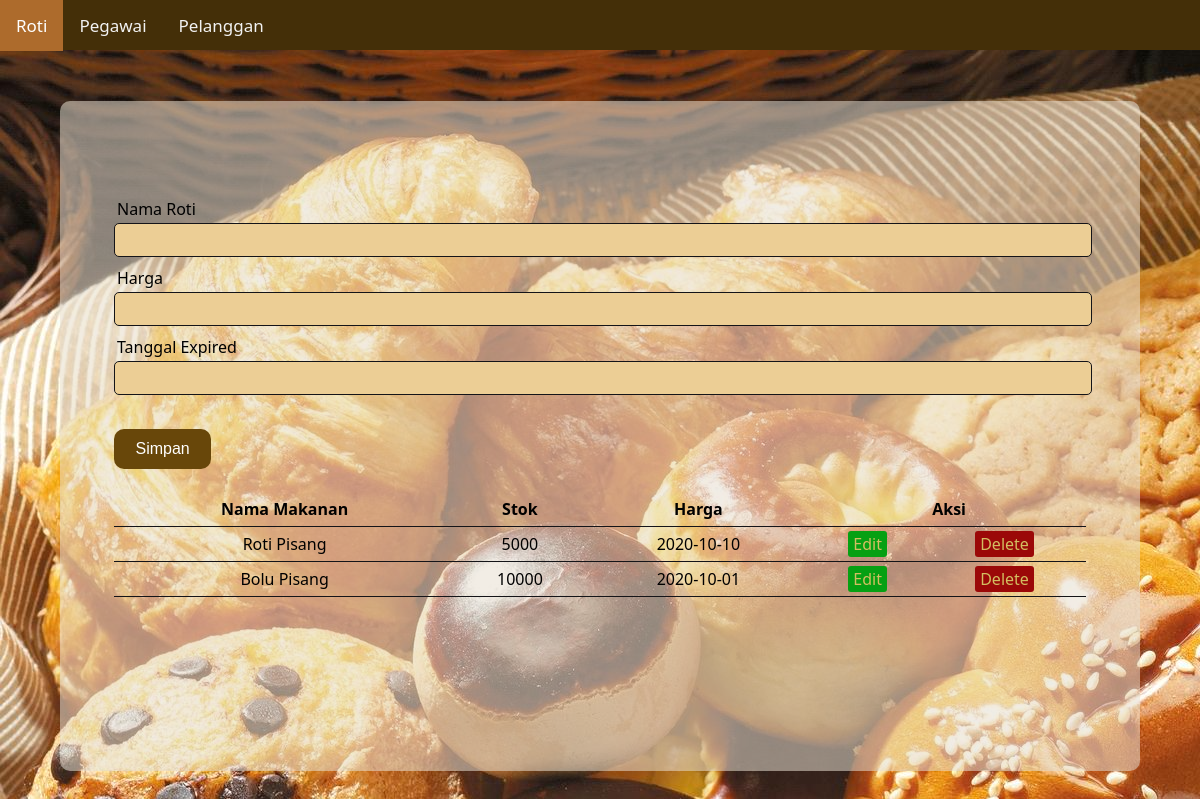
Screenshot of /roti.php with the database file from the repository.
### tables this page shows
CREATE TABLE IF NOT EXISTS `roti` (
  `id_roti` int(11) NOT NULL AUTO_INCREMENT,
  `nama_roti` varchar(20) NOT NULL,
  `harga_roti` int(40) NOT NULL,
  `exp_date` varchar(255) NOT NULL,
  PRIMARY KEY (`id_roti`)
);

### conn_roti.php (called while the page is built, shortened)
<?php
    $name_roti = "";
    $harga_roti = "";
    $expDate = "";
    $edit_state = false;
    $db = mysqli_connect('localhost', 'root', 'alfin99', 'tokoroti_db') or die ($db);
    $results = mysqli_query($db, "SELECT * FROM roti");
?>

### roti.php (the view, shortened to what this page needs)
<?php include('conn_roti.php');
?>
<!DOCTYPE html>
<html lang="en">
<head>
    <link rel="stylesheet" href="style_roti.css">
</head>
<body>
    <div class="header">
            <a class="active" href="roti.php">Roti</a>
            <a  href="pegawai.php">Pegawai</a>
            <a  href="pelanggan.php">Pelanggan</a>
    </div>
    <div class="container">
        <div class="form-input">
            <form method="post" action="conn_roti.php">
                <div class="input-group">
                    <label>Nama Roti</label>
                    <input type="text" name="nama_roti" value="<?php echo $name_roti; ?>">
                </div>
                <div class="input-group">
                    <label>Harga</label>
                    <input type="number" name="harga_roti" value="<?php echo $harga_roti; ?>">
                </div>
                <div class="input-group">
                    <label>Tanggal Expired</label>
                    <input type="text" name="exp_date" value="<?php echo $expDate; ?>">
                </div>
                <div class="input-group">
                    <?php if ($edit_state == false): ?>
                    <button type="submit" name="simpan" class="btn">Simpan</button>
                    <?php else: ?>
                    <button type="submit" name="ubah" class="btn">Ubah</button>
                    <?php endif ?>
                </div>
            </form>
        </div>
        <div class="table-data">
            <table>
                <thead>
                    <tr>
                        <th>Nama Makanan</th>
                        <th>Stok</th>
                        <th>Harga</th>
                        <th colspan="2">Aksi</th>
                    </tr>
                </thead>
                <tbody>
                    <?php while ($row = mysqli_fetch_array($results)) { ?>
                    <tr>
                        <td><?php echo $row['nama_roti']; ?></td>
                        <td><?php echo $row['harga_roti']; ?></td>
                        <td><?php echo $row['exp_date']; ?></td>
                        <td><a href="roti.php?edit=<?php echo $row['id_roti']; ?>" class="edit-btn">Edit</a></td>
                        <td><a href="conn_roti.php?del=<?php echo $row['id_roti']; ?>" class="del-btn">Delete</a></td>
                    </tr>
                    <?php } ?>
                </tbody>
            </table>
        </div>
    </div>
</body>
</html>

### style_roti.css (style rules this page uses)
body { margin: 0; padding: 0; display: flex; justify-content: center; align-items: center; min-height: 100vh; background-image: url(img/bread-rolls-buns.jpg); font-family: 'Segoe UI', Tahoma, Geneva, Verdana, sans-serif; }
.header { top: 0; left: 0; text-align: center; background-color: #442f08; position: fixed; list-style: none; color: #FFFF; width: 100%; height: 50px; z-index: 1; }
.header a { float: left; color: #f2f2f2; text-align: center; padding: 14px 16px; text-decoration: none; font-size: 17px; }
.header a.active { background-color: rgb(173, 107, 44); color: white; }
.container { position: relative; width: 90%; margin-top: 6%; height: 670px; border-radius: 10px; align-items: center; display: flex; justify-content: space-around; background: rgba(231, 222, 208, 0.548); }
.container .form-input { position: absolute; width: 100%; display: flex; justify-content: center; align-items: center; height: 50%; padding: 5%; margin-top: -25%; border-radius: 10px; text-align: center; }
.container .table-data { position: absolute; width: 90%; display: flex; justify-content: center; align-items: center; height: 50%; padding: 5%; margin-top: 20%; border-radius: 10px; text-align: center; }
form { display: block; margin: auto; width: 100%; height: 100%; padding: 5%; text-align: left; }
.input-group { margin: 10px 0 10px 0px; }
.input-group label { display: block; text-align: left; margin: 3px; }
.input-group input { height: 30px; width: 100%; font-size: 16px; border-radius: 5px; background: rgb(236, 206, 149); border: 1px solid #141418; }
.btn { background-color: #68470a; border: none; color:rgb(255, 255, 255); width: 10%; margin-top: 2.5%; height: 40px; display: flex; text-decoration: none; display: inline-block; font-size: 16px; cursor: pointer; border-radius: 10px; }
table { width: 100%; margin: 30px auto; border-collapse: collapse; text-align: left; }
tr { border-bottom: 1px solid #141418; }
th, td { border: none; height: 30px; padding: 2px; text-align: center; }
.del-btn { text-decoration: none; padding: 2px 5px; color: rgb(211, 190, 97); border-radius: 3px; background: rgb(155, 8, 8); }
.edit-btn { text-decoration: none; padding: 2px 5px; color: rgb(211, 190, 97); border-radius: 3px; background: rgb(6, 160, 19); }

### rows the page displays
roti: nama_roti "Roti Pisang", harga_roti "5000", exp_date "2020-10-10"
roti: nama_roti "Bolu Pisang", harga_roti "10000", exp_date "2020-10-01"
